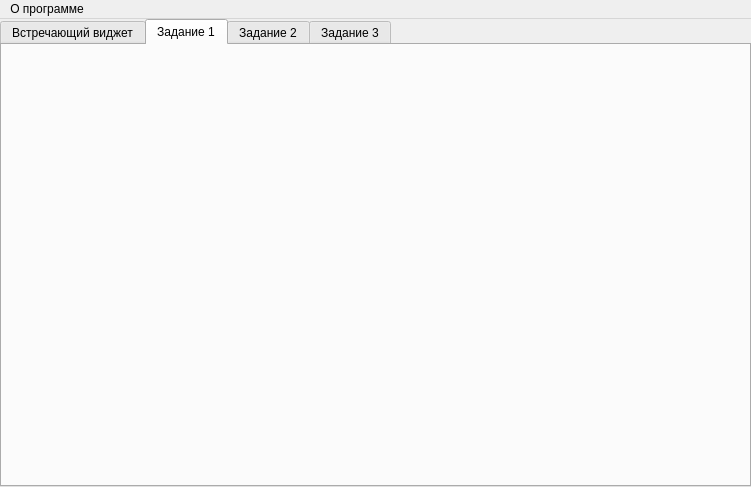
<?xml version="1.0" encoding="UTF-8"?>
<ui version="4.0">
 <class>MainWindow</class>
 <widget class="QMainWindow" name="MainWindow">
  <property name="geometry">
   <rect>
    <x>0</x>
    <y>0</y>
    <width>751</width>
    <height>487</height>
   </rect>
  </property>
  <property name="windowTitle">
   <string>MainWindow</string>
  </property>
  <widget class="QWidget" name="centralwidget">
   <layout class="QVBoxLayout" name="verticalLayout">
    <property name="spacing">
     <number>2</number>
    </property>
    <property name="leftMargin">
     <number>0</number>
    </property>
    <property name="topMargin">
     <number>0</number>
    </property>
    <property name="rightMargin">
     <number>0</number>
    </property>
    <property name="bottomMargin">
     <number>0</number>
    </property>
    <item>
     <widget class="QTabWidget" name="tabWidget">
      <property name="currentIndex">
       <number>1</number>
      </property>
      <widget class="QWidget" name="tabWelcome">
       <attribute name="title">
        <string>Встречающий виджет</string>
       </attribute>
      </widget>
      <widget class="QWidget" name="tabFirstTask">
       <attribute name="icon">
        <iconset resource="../../_resources/resources_main.qrc">
         <normaloff>:/icons/image.png</normaloff>:/icons/image.png</iconset>
       </attribute>
       <attribute name="title">
        <string>Задание 1</string>
       </attribute>
      </widget>
      <widget class="QWidget" name="tabSecondTask">
       <attribute name="icon">
        <iconset resource="../../_resources/resources_main.qrc">
         <normaloff>:/icons/data.png</normaloff>:/icons/data.png</iconset>
       </attribute>
       <attribute name="title">
        <string>Задание 2</string>
       </attribute>
      </widget>
      <widget class="QWidget" name="tabThirdTask">
       <attribute name="icon">
        <iconset resource="../../_resources/resources_main.qrc">
         <normaloff>:/icons/videocamera.png</normaloff>:/icons/videocamera.png</iconset>
       </attribute>
       <attribute name="title">
        <string>Задание 3</string>
       </attribute>
      </widget>
     </widget>
    </item>
   </layout>
  </widget>
  <widget class="QMenuBar" name="menubar">
   <property name="geometry">
    <rect>
     <x>0</x>
     <y>0</y>
     <width>751</width>
     <height>22</height>
    </rect>
   </property>
   <property name="defaultUp">
    <bool>true</bool>
   </property>
   <widget class="QMenu" name="aboutMe">
    <property name="layoutDirection">
     <enum>Qt::RightToLeft</enum>
    </property>
    <property name="title">
     <string>О программе</string>
    </property>
    <property name="icon">
     <iconset resource="../../_resources/resources_main.qrc">
      <normaloff>:/icons/about.png</normaloff>:/icons/about.png</iconset>
    </property>
   </widget>
   <addaction name="aboutMe"/>
  </widget>
 </widget>
 <resources>
  <include location="../../_resources/resources_main.qrc"/>
 </resources>
 <connections/>
</ui>
